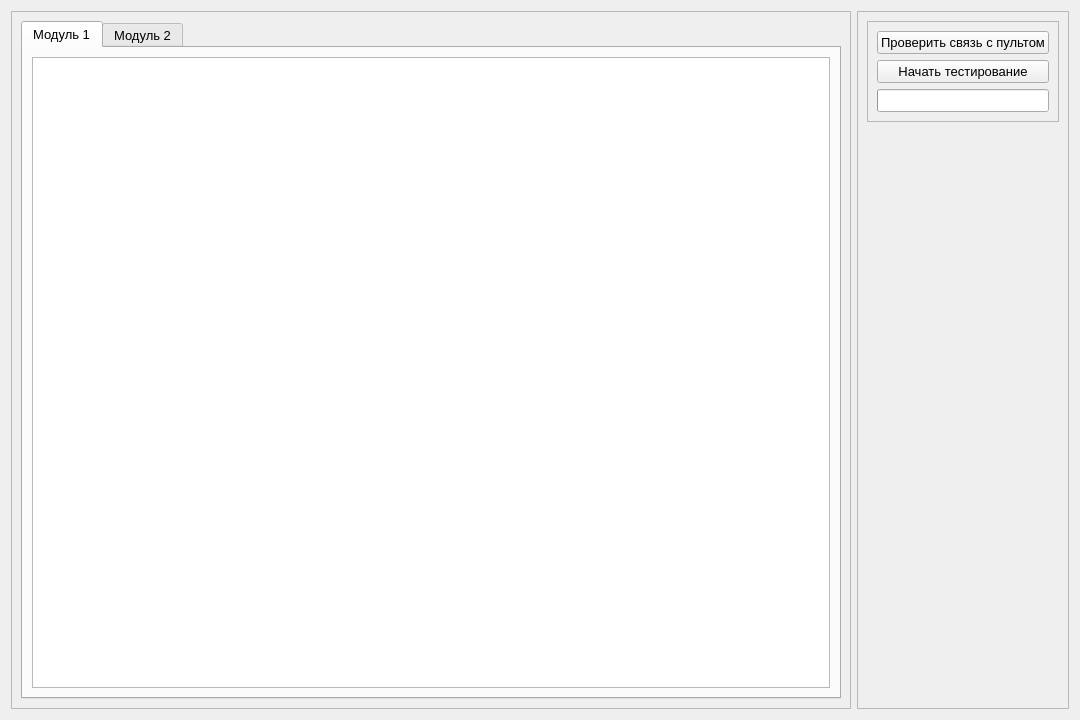
<?xml version="1.0" encoding="UTF-8"?>
<ui version="4.0">
 <class>Tests</class>
 <widget class="QWidget" name="Tests">
  <property name="geometry">
   <rect>
    <x>0</x>
    <y>0</y>
    <width>1080</width>
    <height>720</height>
   </rect>
  </property>
  <property name="font">
   <font>
    <pointsize>10</pointsize>
   </font>
  </property>
  <property name="windowTitle">
   <string>Тесты</string>
  </property>
  <layout class="QGridLayout" name="gridLayout">
   <item row="0" column="0">
    <widget class="QFrame" name="frameTests">
     <property name="sizePolicy">
      <sizepolicy hsizetype="Preferred" vsizetype="Preferred">
       <horstretch>1</horstretch>
       <verstretch>0</verstretch>
      </sizepolicy>
     </property>
     <property name="frameShape">
      <enum>QFrame::Shape::StyledPanel</enum>
     </property>
     <property name="frameShadow">
      <enum>QFrame::Shadow::Raised</enum>
     </property>
     <layout class="QGridLayout" name="gridLayout_4">
      <item row="0" column="0">
       <widget class="QTabWidget" name="tabWidgetModules">
        <property name="currentIndex">
         <number>0</number>
        </property>
        <widget class="QWidget" name="tabModule1">
         <attribute name="title">
          <string>Модуль 1</string>
         </attribute>
         <layout class="QGridLayout" name="gridLayout_5">
          <item row="0" column="0">
           <widget class="Module1" name="tableWidgetModule1"/>
          </item>
         </layout>
        </widget>
        <widget class="QWidget" name="tabModule2">
         <attribute name="title">
          <string>Модуль 2</string>
         </attribute>
         <layout class="QGridLayout" name="gridLayout_6">
          <item row="0" column="0">
           <widget class="Module2" name="tableWidgetModule2"/>
          </item>
         </layout>
        </widget>
       </widget>
      </item>
     </layout>
    </widget>
   </item>
   <item row="0" column="1">
    <widget class="QFrame" name="frameControl">
     <property name="frameShape">
      <enum>QFrame::Shape::StyledPanel</enum>
     </property>
     <property name="frameShadow">
      <enum>QFrame::Shadow::Raised</enum>
     </property>
     <layout class="QGridLayout" name="gridLayout_3">
      <item row="0" column="0">
       <widget class="QFrame" name="frameControlTests">
        <property name="frameShape">
         <enum>QFrame::Shape::StyledPanel</enum>
        </property>
        <property name="frameShadow">
         <enum>QFrame::Shadow::Raised</enum>
        </property>
        <layout class="QGridLayout" name="gridLayout_2">
         <item row="0" column="0">
          <widget class="QPushButton" name="pushButtonCheckConnect">
           <property name="text">
            <string>Проверить связь с пультом</string>
           </property>
          </widget>
         </item>
         <item row="1" column="0">
          <widget class="QPushButton" name="pushButtonStartTests">
           <property name="text">
            <string>Начать тестирование</string>
           </property>
          </widget>
         </item>
         <item row="2" column="0">
          <widget class="QProgressBar" name="progressBarTests">
           <property name="alignment">
            <set>Qt::AlignmentFlag::AlignCenter</set>
           </property>
          </widget>
         </item>
        </layout>
       </widget>
      </item>
      <item row="1" column="0">
       <spacer name="verticalSpacer">
        <property name="orientation">
         <enum>Qt::Orientation::Vertical</enum>
        </property>
        <property name="sizeHint" stdset="0">
         <size>
          <width>20</width>
          <height>569</height>
         </size>
        </property>
       </spacer>
      </item>
     </layout>
    </widget>
   </item>
  </layout>
 </widget>
 <customwidgets>
  <customwidget>
   <class>Module1</class>
   <extends>QTableWidget</extends>
   <header>modules/module1.h</header>
  </customwidget>
  <customwidget>
   <class>Module2</class>
   <extends>QTableWidget</extends>
   <header>modules/module2.h</header>
  </customwidget>
 </customwidgets>
 <resources/>
 <connections/>
</ui>
